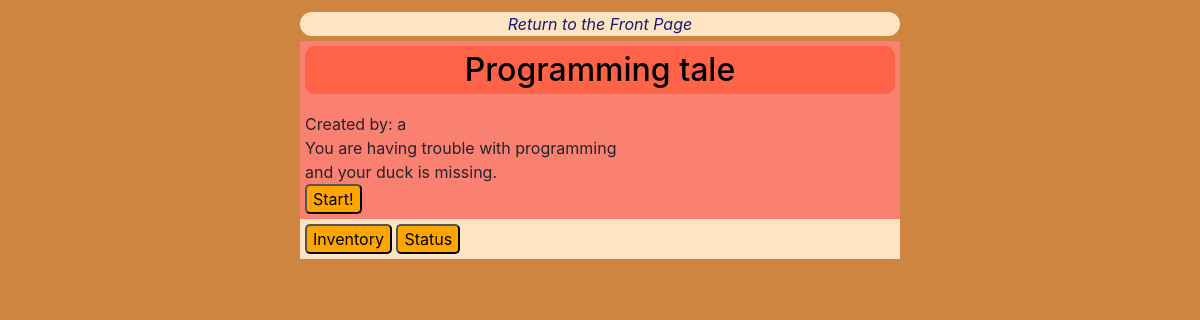
/adventure/4, run on the app's committed database.
### CYO/models.py (models this page shows)
class Adventure(models.Model):
    user = models.ForeignKey("User", on_delete=models.CASCADE, related_name="Creations")
    title = models.CharField(max_length=255)
    description = models.TextField()
    startevent = models.ForeignKey("Event", on_delete=models.CASCADE, null=True, related_name="First_screen")
    endevent = models.ForeignKey("Event", on_delete=models.SET_NULL, null=True, related_name="End_screen")

class User(AbstractUser):
    pass

### CYO/views.py (the view)
# urls.py: path('adventure/<int:adventure_index>', views.adventure_view, name='ad_view'),
def adventure_view(request, adventure_index):
    if request.method == "GET":
        try:
            adventure = Adventure.objects.get(id = adventure_index)
        except Adventure.DoesNotExist:
            return render(request, 'CYO/layout.html',
            {
                "message": "No such adventure"
            })
        return render(request, 'CYO/adventure_view.html',
        {
            "adventure": adventure
        })

### CYO/templates/CYO/adventure_view.html (shortened to what this page needs)
{% extends 'CYO/layout_adventure.html' %}
{% block body %}
<div id='main_view'>
    <div id='title'>
        <h2>
            {{ adventure.title }}
        </h2>
    </div>
    <div id='text'>Created by: {{ adventure.user }}
        {{ adventure.description }}
        <button onclick="adventure('{{adventure.startevent.id}}')">Start!</button>
    </div>
</div>
<div id='controls'>
    <button id='Item_button' onclick="show('Item')">Inventory</button>
    <button id='Status_button' onclick="show('Status')">Status</button>
</div>
{% endblock %}"

### CYO/static/CYO/style.css (style rules this page uses)
body { margin:auto; width:50%; padding-top:1%; align-items: center; background-color:peru; }
#title { background-color:salmon; color:black; padding: 5px; text-align: center; margin-top: 5px; }
#text, #title_inv, #title_stat { background-color:salmon; padding: 5px; }
#text, #adventure_description, #text_Item, #text_Status { white-space: pre-line; word-wrap: break-word; }
h2, h1 { background-color: tomato; color:black; text-align: center; padding: 5px; border-radius: 10px; word-wrap: break-word; }
#controls { padding:5px; background-color:bisque; }
button { background-color: orange; border-radius: 5px; word-wrap: break-word; }

### data on the page
Adventure: title "Programming tale", user "a", description "You are having trouble with programming and your duck is missing."
